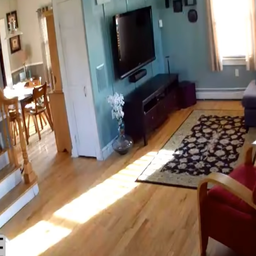
#> input picture images/0/117.png, 256 x 256 px, given in place of 0, which was not available
$ python main.py   (older library calls are emulated)
#> lines starting #> are read from the running program, lines starting #| are printed output that depends on the picture; after the words box and inside, x2 and y2 are one past the last pixel; in counts of white or black regions, pixels touching at a corner belong together; pictures that were not available may be replaced by others from this repository, and a replacement may not be noted
#> in main, img is the input picture: shape (256, 256, 3); mean B, G, R 106.1, 117.8, 134
### preprocessor.py
import math
import cv2
import numpy as np

from matplotlib import pyplot as plt

"""Funções destinadas para pre-processar imagens para detecção de pessoas"""


def get_variance(img):
    """Função destinada para encontrar a variância ao aplicar o algoritmo laplaciano"""
    return cv2.Laplacian(img, cv2.CV_64F).var()


# [20 lines left out: function detect_borders, not called in this run]


def improve_image(img):

    img = cv2.resize(img, (640, 480))
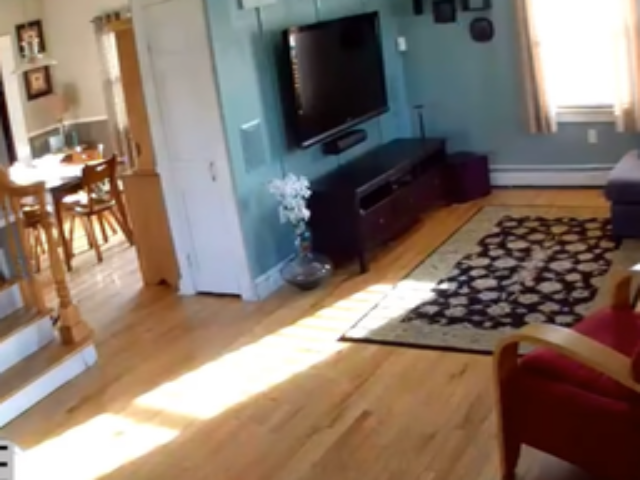
#> img: shape (480, 640, 3); mean of channels 0, 1, 2 106, 117.7, 133.9; drawn as B, G, R

    original_img = img.copy()

    img = cv2.cvtColor(img, cv2.COLOR_BGR2GRAY)
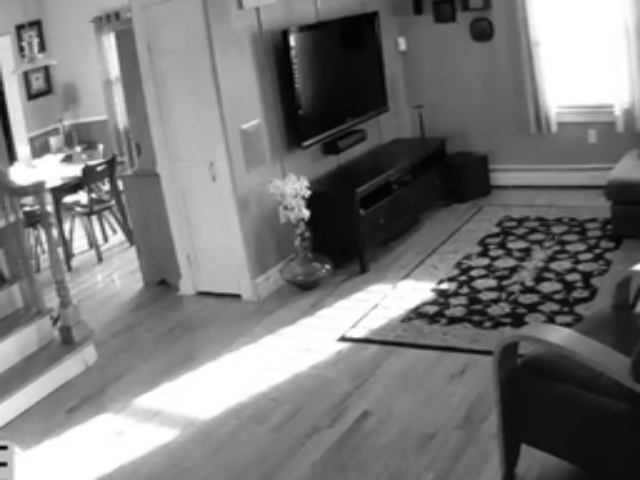
#> img: shape (480, 640); min 1, max 255, mean 121.2

    hist = cv2.calcHist([img], [0], None, [256], [0,256])
#> hist = 256 values, max 15704 at index 255, min 0 at index 0, mean 1200
    min_hist, max_hist = min(hist)[0], max(hist)[0]
#> min_hist = 0; max_hist = 15704
    contrast_decrease = (max_hist - min_hist)/2
#> contrast_decrease = 7852
    while contrast_decrease > 1:
        contrast_decrease = contrast_decrease/10
#> this loop made 4 passes
#> contrast_decrease on passes 1 to 4: 785.2, 78.52, 7.85, 0.785
#> after the loop, contrast_decrease = 0.785

    img = (img * (1 - contrast_decrease)).astype(np.uint8)
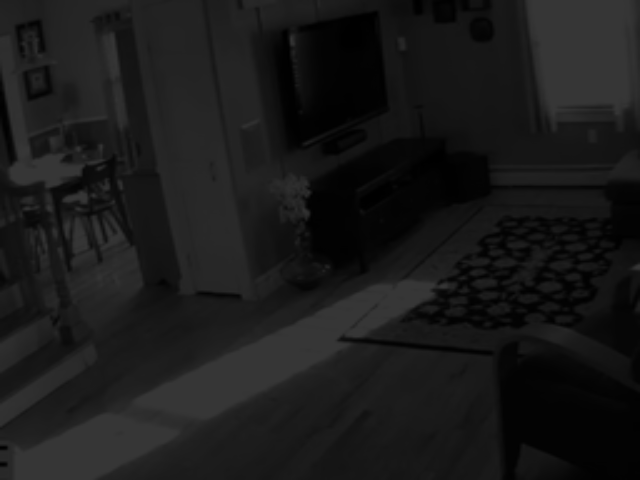
#> img: shape (480, 640); min 0, max 54, mean 25.5
    img = (img * 0.9).astype(np.uint8)

    # img = cv2.medianBlur(img, 17)

    kernel = np.array([
      [-1, -2, -1],
      [-2, 12, -2],
      [-1, -2, -1]
    ])
    borders = cv2.filter2D(img, -1, kernel)
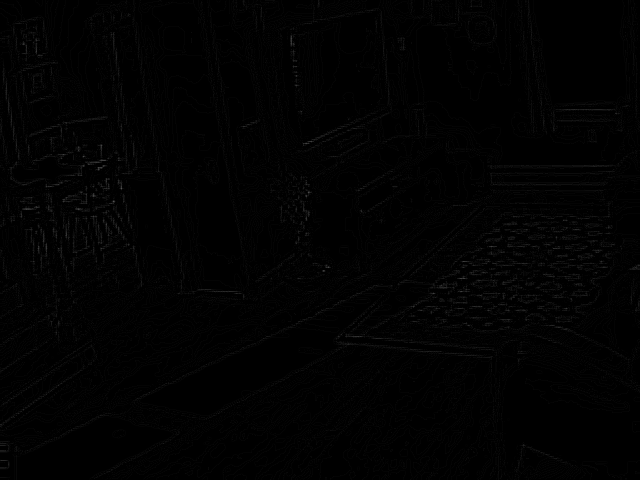
#> borders: shape (480, 640); min 0, max 83, mean 1.8

    kernel = cv2.getStructuringElement(cv2.MORPH_RECT, (3, 3))
    borders = cv2.dilate(borders, kernel, 0, None, 1)
    borders = cv2.erode(borders, kernel, 0, None, 1)


    low_kernel = cv2.getStructuringElement(cv2.MORPH_RECT, (25, 25))
    opened = cv2.morphologyEx(img, cv2.MORPH_OPEN, low_kernel)
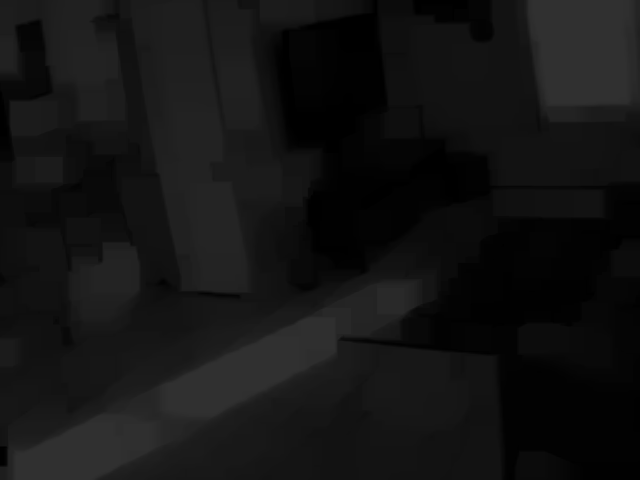
#> opened: shape (480, 640); min 0, max 48, mean 19.3
    closed = cv2.morphologyEx(opened, cv2.MORPH_CLOSE, low_kernel)

    bin_img = cv2.add(closed, borders)

    # [11 lines of commented-out code are left out]
    bin_img = cv2.adaptiveThreshold(bin_img, 255, cv2.ADAPTIVE_THRESH_GAUSSIAN_C, cv2.THRESH_BINARY, 97, 17)
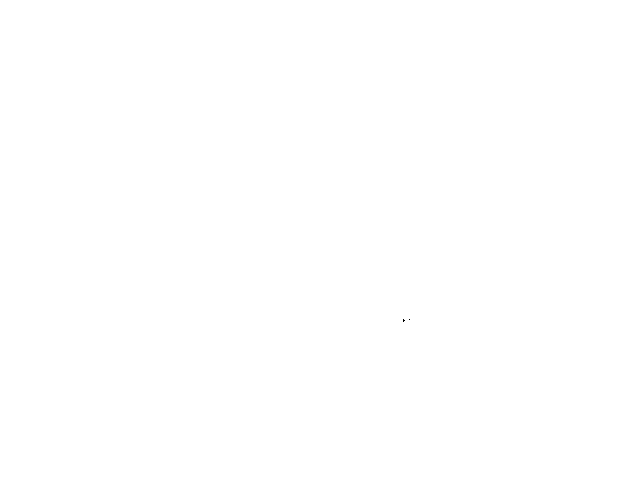
#> bin_img: shape (480, 640); 100% white; black in thin lines or dots, all inside (x1, y1, x2, y2) = (403, 319, 410, 322)

    # bin_img = cv2.adaptiveThreshold(bin_img, 255, cv2.ADAPTIVE_THRESH_GAUSSIAN_C, cv2.THRESH_BINARY, 27, 7)
    # _, bin_img = cv2.threshold(bin_img, 190, 255, cv2.THRESH_BINARY + cv2.THRESH_OTSU, -1)

    # bin_img = cv2.Canny(bin_img, 80, 255)
    bin_img = (255 - bin_img)

    kernel = cv2.getStructuringElement(cv2.MORPH_RECT, (7, 7))
    bin_img = cv2.dilate(bin_img, kernel, 0, None, 1)
#> bin_img: shape (480, 640); 0.03% white; 1 white region, box (x1, y1, x2, y2) and area: (400, 316, 413, 325) 106
    bin_img = cv2.erode(bin_img, kernel, 0, None, 1)

    # kernel = cv2.getStructuringElement(cv2.MORPH_RECT, (7, 7))
    # bin_img = cv2.dilate(bin_img, kernel, 0, None, 1)
    # bin_img = cv2.erode(bin_img, kernel, 0, None, 1)
    #

    contours, hierarchy = cv2.findContours(bin_img, cv2.RETR_EXTERNAL,  cv2.CHAIN_APPROX_SIMPLE)
#> contours = [[[403, 319], [403, 321], [405, 319], [409, 319]]]
    # cv2.drawContours(original_img, contours, -1, (255, 128, 255), -1)

    cropped_imgs = []
    for i in range(len(contours)):
        x, y, width, height = cv2.boundingRect(contours[i])
        if width > 250 and height > 250:
            cropped_imgs.append(original_img[y:y + height, x:x + width])
#> this loop made 1 pass
#> (x, y, width, height) on pass 1: (403, 319, 7, 3)
#> after the loop, cropped_imgs = []


    # [17 lines of commented-out code are left out]

    return cropped_imgs


# [50 lines left out: functions find_objects, sliding_image, sliding_window, not called in this run]

### main.py
import os
import shutil
import cv2
from preprocessor import sliding_image, improve_image


def main():

    work_dir = "images\\train\\images"

    if os.path.exists("output"):
        shutil.rmtree("output", ignore_errors=False, onerror=None)

    os.mkdir("output")

    for index, file_name in enumerate(os.listdir(work_dir)):

        img = cv2.imread(os.path.join(work_dir, file_name))
        results = improve_image(img)
#> results = []

        cv2.imshow("Original", img)

        for i in range(len(results)):
            cv2.imshow("CROP-" + str(i), results[i])
#> this loop made 0 passes

        cv2.waitKey(0)
        cv2.destroyAllWindows()
        # cv2.imshow("Janela", results)
        # cv2.waitKey(0)

        if index >= 100:
            break

    # [11 lines of commented-out code are left out]


def video():

    camera = cv2.VideoCapture(0)

    while True:

        ret, frame = camera.read()

        if not ret:
            print("Can't receive frame (stream end?). Exiting ...")
            break

        results = improve_image(frame)

        for i in range(len(results)):
            cv2.imshow("Janela" + str(i), results[i])

        if cv2.waitKey(1) == ord('q'):
            break


if __name__ == "__main__":
    main()
    # video()

$ run again, on images/0/123.png
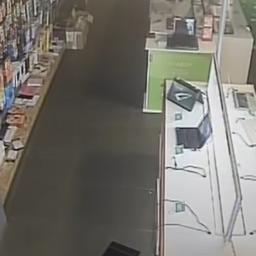
#> input picture images/0/123.png, 256 x 256 px, given in place of 0, which was not available
#> in main, img is the input picture: shape (256, 256, 3); mean B, G, R 109.7, 116.4, 119.2
#> in improve_image, `img = cv2.cvtColor(img, cv2.COLOR_BGR2GRAY)`:
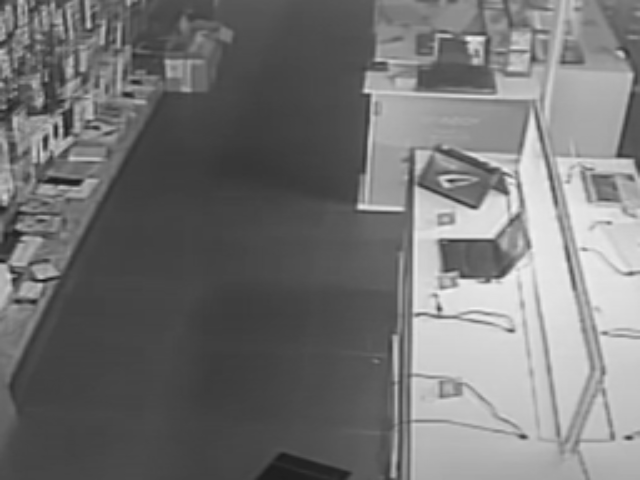
#> img: shape (480, 640); min 16, max 243, mean 116.4
#> hist = 256 values, max 11993 at index 68, min 0 at index 0, mean 1200
#> min_hist = 0; max_hist = 11993
#> in improve_image, `contrast_decrease = (max_hist - min_hist)/2`: contrast_decrease = 5996.5
#> the loop in improve_image, `while contrast_decrease > 1:` made 4 passes
#> contrast_decrease on passes 1 to 4: 599.6, 59.96, 6, 0.6
#> after the loop in improve_image, `while contrast_decrease > 1:`: contrast_decrease = 0.6
#> in improve_image, `bin_img = cv2.erode(bin_img, kernel, 0, None, 1)`:
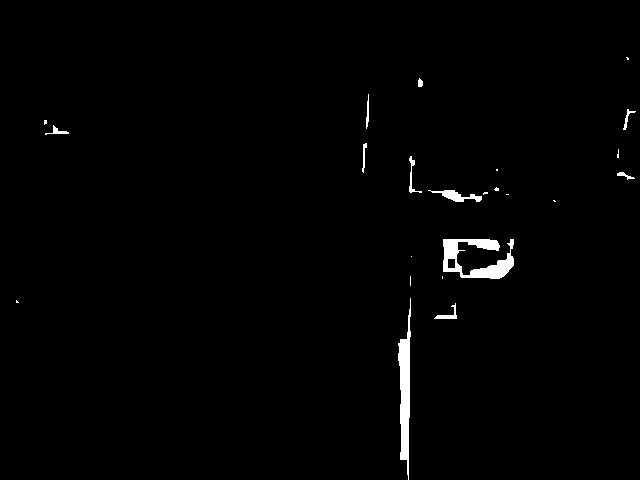
#> bin_img: shape (480, 640); 1.2% white; 23 white regions (12 under 20 px)
#> contours = 23 contours, 12 with area under 20; largest, box (x1, y1, x2, y2) and area: (443, 239, 514, 279) 1278, (398, 298, 411, 480) 1092, (428, 190, 482, 202) 214, (434, 303, 457, 319) 76, (409, 156, 422, 193) 62
#> the loop in improve_image, `for i in range(len(contours)):` made 23 passes
#> (x, y, width, height) on passes 1 to 8: (434, 303, 23, 16), (16, 300, 3, 3), (398, 298, 13, 182), (442, 276, 1, 3), (410, 276, 1, 10), (411, 256, 1, 1), (443, 239, 71, 40), (553, 200, 3, 2)
#> after the loop in improve_image, `for i in range(len(contours)):`: cropped_imgs = []

$ run again, on images/0/124.png
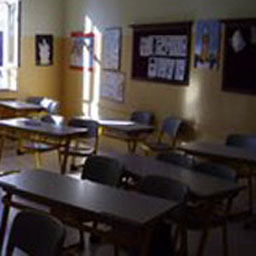
#> input picture images/0/124.png, 256 x 256 px, given in place of 0, which was not available
#> in main, img is the input picture: shape (256, 256, 3); mean B, G, R 60.8, 64.7, 72.9
#> in improve_image, `img = cv2.cvtColor(img, cv2.COLOR_BGR2GRAY)`:
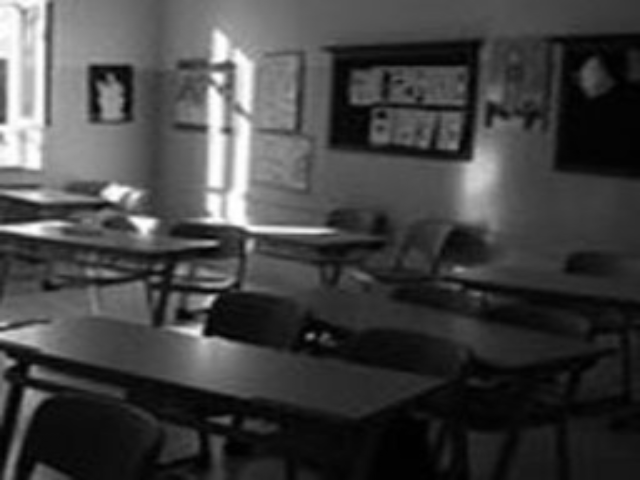
#> img: shape (480, 640); min 0, max 255, mean 66.6
#> hist = 256 values, max 5448 at index 11, min 37 at index 255, mean 1200
#> min_hist = 37; max_hist = 5448
#> in improve_image, `contrast_decrease = (max_hist - min_hist)/2`: contrast_decrease = 2705.5
#> the loop in improve_image, `while contrast_decrease > 1:` made 4 passes
#> contrast_decrease on passes 1 to 4: 270.6, 27.05, 2.71, 0.271
#> after the loop in improve_image, `while contrast_decrease > 1:`: contrast_decrease = 0.271
#> in improve_image, `bin_img = cv2.erode(bin_img, kernel, 0, None, 1)`:
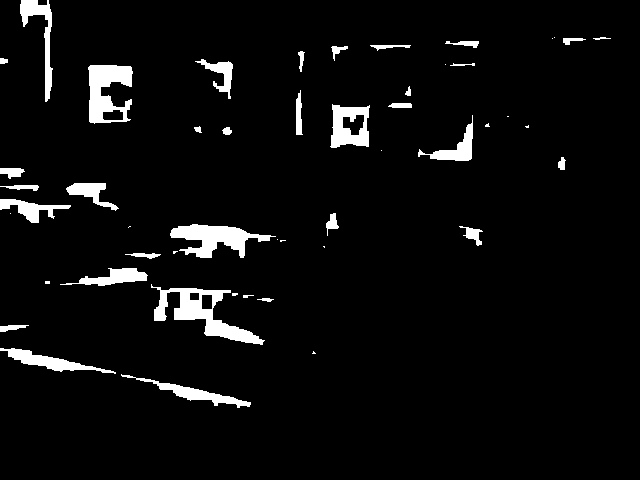
#> bin_img: shape (480, 640); 4.8% white; 50 white regions (16 under 20 px)
#> contours = 50 contours, 19 with area under 20; largest, box (x1, y1, x2, y2) and area: (151, 284, 265, 345) 2145, (88, 65, 133, 124) 1735, (170, 224, 276, 258) 1568, (330, 104, 370, 148) 1340, (20, 0, 53, 102) 812
#> the loop in improve_image, `for i in range(len(contours)):` made 50 passes
#> (x, y, width, height) on passes 1 to 8: (121, 374, 130, 34), (312, 351, 4, 3), (0, 348, 116, 26), (0, 325, 29, 7), (257, 298, 17, 4), (243, 295, 11, 3), (232, 293, 6, 3), (151, 284, 114, 61)
#> after the loop in improve_image, `for i in range(len(contours)):`: cropped_imgs = []
